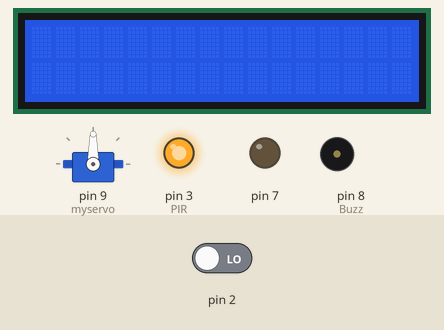
A sketch run on a simulated Arduino Uno, built with avr-gcc and run on an emulated ATmega328P. On the bench: servo, 16×2 character LCD, output pins drawn as LEDs (lit = HIGH), buzzer (waves = sounding, pin HIGH). Inputs (shaded band) come from the test bench; at power-on: pin 2 LOW.

Above: at 1.2 s.
1.3 s: pin 2 driven HIGH
At 3.2 s:
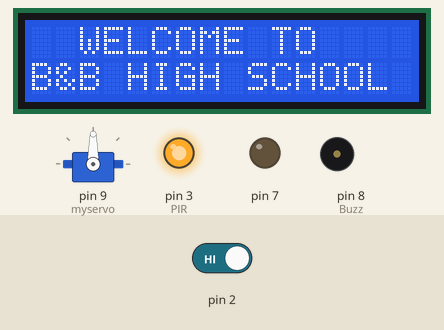
3.3 s: pin 2 driven LOW
At 4.0 s:
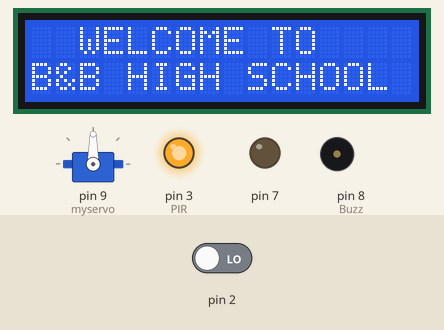
Timing chart, 0 to 6.3 s (numbered marks = the images above; inputs shaded):
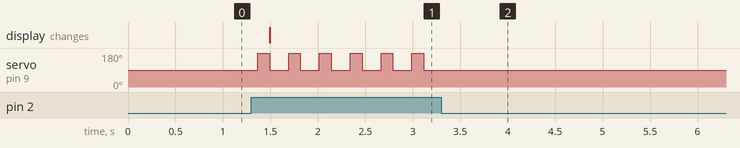

The sketch:

servo_with_switch.ino
```cpp
#include <Servo.h>
int flag = 0;
Servo myservo;
#include <Wire.h>
#include <LiquidCrystal_I2C.h>

LiquidCrystal_I2C lcd(0x27, 16, 2);

void setup() {

pinMode(2,INPUT);
pinMode(3,OUTPUT);
digitalWrite(3,HIGH);
pinMode(7,OUTPUT);
pinMode(8,OUTPUT);
myservo.attach(9);
Serial.begin(9600);
  lcd.begin();
  lcd.backlight();
  lcd.clear();

}

void loop() {

  if (digitalRead(2) == 1 && flag == 0)
{
myservo.write(180);
flag = 1;
delay(100);
  lcd.setCursor(2,0);
  lcd.print("WELCOME TO");
  lcd.setCursor(0,1);
  lcd.print("B&B HIGH SCHOOL");

}

if (digitalRead(2) == 1 && flag == 1)
{
myservo.write(90);
flag = 0;
delay(100);
}

delay(100);
}
```

hello.cpp
```cpp

```

pir.cpp
```cpp
/*
 * Credits to all sources on Google and Youtube, acting as reference to this code below. This code is not
 * TechValer's own creation. TechValer has referred to different projects and websites to
 * find an easy code for beginners to get started with PIR sensor and Arduino.
 * TechValer does not claim this code to be its own. TechValer is greatly thankful for original
 * creaters of this code and also all others who acted as reference.
 */

/*
 *  About TechValer
 *
 *  What comes to mind when you think of tech...hmm, were sure youre thinking of iPhone,
 *  Alexa, Boston Dynamics robotic dog etc., at least thats what we would have thought of.
 *  Our point here is, when you look inside this tech...youll find weird boards with
 *  components attached to it. This stuff is electronics and we at Techvaler deeply appreciate
 *  this piece of tech. As the name suggests, we are Tech Enthusiasts who know the Worth and
 *  Potential of these amazing tech stuff! So, check out our website techvaler.com and
 *  Youtube Channel: Techcafe to find out more.
 */

/*
 * Thanks to Drona Automations Pvt.Ltd for Sponsoring this project!
 */

int Buzz= 8; // Define Bizzer pin
int LED= 13; // Define LED pin
int PIR= 3; // Define PIR pin
int val= 0; // Initializing the value as zero at the beginning

void setup() {

pinMode(Buzz, OUTPUT);
pinMode(LED, OUTPUT);
pinMode(PIR, INPUT);
Serial.begin(9600);
}

void loop() {

val = digitalRead(PIR); // The value read from PIR pin 3 will be assigned to 'val'
if(val == HIGH){
  digitalWrite(LED, HIGH); // Turn LED ON
  digitalWrite(Buzz, HIGH); // Turn Buzzer ON
  Serial.println("Movement Detected"); // Print this text in Serial Monitor
}
else
{
  digitalWrite(LED, LOW);
  digitalWrite(Buzz, LOW);
  Serial.println("Movement not Detected");
}
}
```

Measured:
- after the input at 1.3 s, servo on pin 9 (myservo): alternates 180° for 0.12 s and 90° for 0.20 s, starting after 0.07 s; the display: changes after 0.19 s (image 1)
- after the input at 3.3 s, servo on pin 9 (myservo): stops changing and stays 90°
